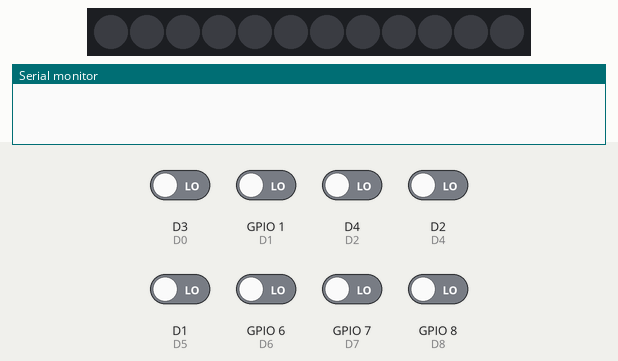
The sketch below on a simulated ESP8266 (NodeMCU). Parts: 12 RGB LEDs in strip order, left to right, the last lines printed to the serial monitor. Inputs (shaded band) come from the test bench; at power-on: D1 (D5), D2 (D4), D3 (D0), D4 (D2), GPIO 1 (D1), GPIO 6 (D6), GPIO 7 (D7), GPIO 8 (D8) LOW. Dim RGB values are drawn brighter than linear.

Above: at 1.2 s.
1.3 s: D3 (D0) driven HIGH
At 1.8 s:
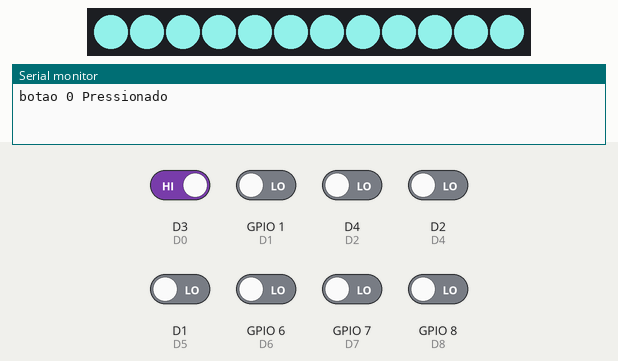
2.9 s: GPIO 1 (D1) driven HIGH
At 3.4 s:
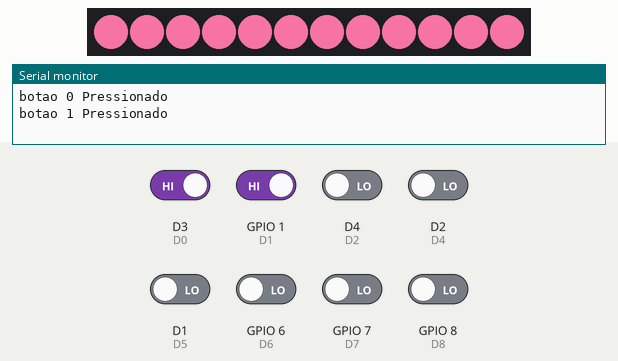
4.5 s: D4 (D2) driven HIGH
6.1 s: D2 (D4) driven HIGH
At 7.4 s:
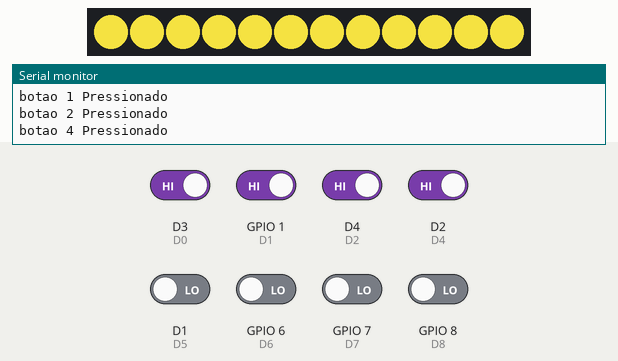
7.7 s: D1 (D5) driven HIGH
At 9.1 s:
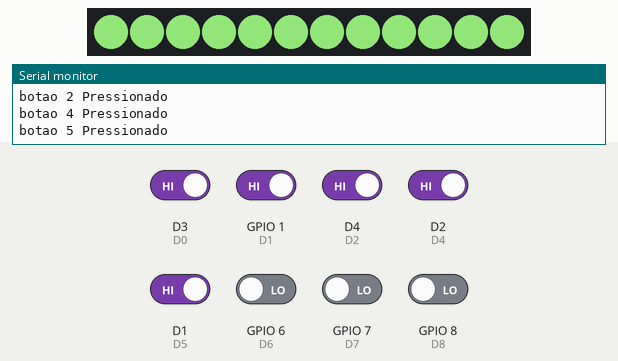
9.4 s: GPIO 6 (D6) driven HIGH
At 10.7 s:
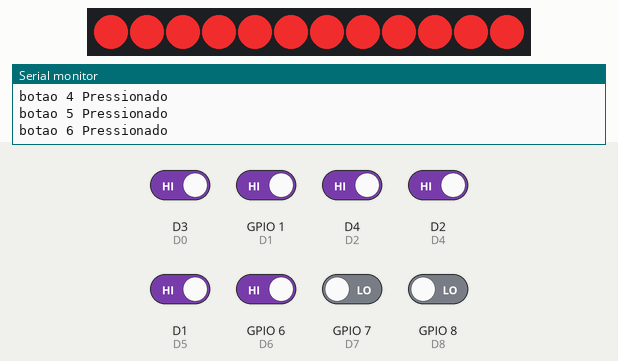
Timing chart, 0 to 12.0 s (numbered marks = the images above; inputs shaded):
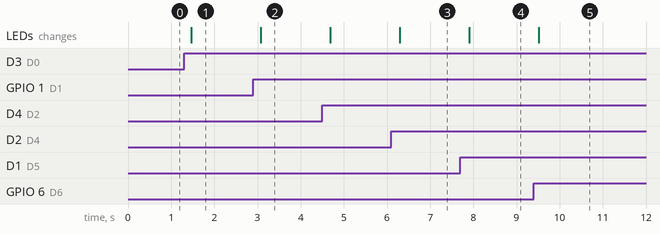

The sketch:

inside-out-movie-emotions-board.ino
```cpp
#define neopixel D9

#include <Adafruit_NeoPixel.h>
#ifdef __AVR__
 #include <avr/power.h> // Required for 16 MHz Adafruit Trinket
#endif

#define NUMPIXELS 12
Adafruit_NeoPixel pixels(NUMPIXELS, neopixel, NEO_GRB + NEO_KHZ800);

long oldtime;
bool oldstate[]= {false, false, false, false, false, false, false, false, false};

//static const uint32_t colormemory[]= {0x007ED0CA, 0x00E36A95, 0x00B48DC4, 0x00337BC3, 0x00DDCC3B, 0x006FAF5B, 0x00D02626, 0x00DA602F, 0x00263791};
unsigned long colormemory[]= {0x007ED0CA, 0x00E36A95, 0x00B48DC4, 0x00337BC3, 0x00DDCC3B, 0x006FAF5B, 0x00D02626, 0x00DA602F, 0x00263791};

/*Inveja/envy:
Vergonha/embarassment:
Medo/fear:
Tristeza/sadness:
Alegria/Joy:
Nojinho/disgust:
Raiva/anger:
Ansiedade/anxienty:
Tédio/ennui/boredom:*/

void setup() {
  // put your setup code here, to run once:
  //pinMode(D9, OUTPUT);
  pinMode(D0, INPUT);
  pinMode(D1, INPUT);
  pinMode(D2, INPUT);
  pinMode(D3, INPUT);
  pinMode(D4, INPUT);
  pinMode(D5, INPUT);
  pinMode(D6, INPUT);
  pinMode(D7, INPUT);
  pinMode(D8, INPUT);

  Serial.begin(115200);

  #define D0 0
  #define D1 1
  #define D2 2
  #define D3 3
  #define D4 4
  #define D5 5
  #define D6 6
  #define D7 7
  #define D8 8

  pixels.begin(); // INITIALIZE NeoPixel strip object (REQUIRED)

}

void loop() {
  // put your main code here, to run repeatedly:
  if(millis() - oldtime > 200){
    oldtime= millis();
    //pixels.clear();
    for(int i= 0; i < 9; i++){ // there are 9 buttons, go through all of them
      if(digitalRead(i) && oldstate[i]== false){ //if oldstate (previous) is false (0) and digitalRead (current) is true (1)

        for(int j=0; j < NUMPIXELS; j++) { // For each one of the 12 pixel...


          pixels.setPixelColor(j, colormemory[i]); // set a color, since button one has color one and etc


          delay(5); // Pause before next pass through loop
        }
        pixels.show();   // Send the updated pixel colors to the hardware.
        oldstate[i]= true; // if a color was set the oldstate is now true (1)
        Serial.print("botao ");
        Serial.print(i);
        Serial.println(" Pressionado");
      }else if(digitalRead(i) && oldstate[i]== true){ // if oldstate is true (1) does not do anything
        //oldstate[i]= true;
      }else if(!digitalRead(i) && oldstate[i]== true){ // if digital input went to false (0) and oldstate was true (1) reset oldstate
        //oldstate[i]= false;
        for(int k= 0; k < NUMPIXELS; k++){
          oldstate[k]= false;
        }
      }else{

      }
    }


  }

}
```

Measured:
- after the input at 1.3 s, the LEDs: change after 0.17 s (image 1)
- after the input at 2.9 s, the LEDs: change after 0.18 s (image 2)
- after the input at 6.1 s, the LEDs: change after 0.19 s (image 3)
- after the input at 7.7 s, the LEDs: change after 0.20 s (image 4)
- after the input at 9.4 s, the LEDs: change after 0.11 s (image 5)
